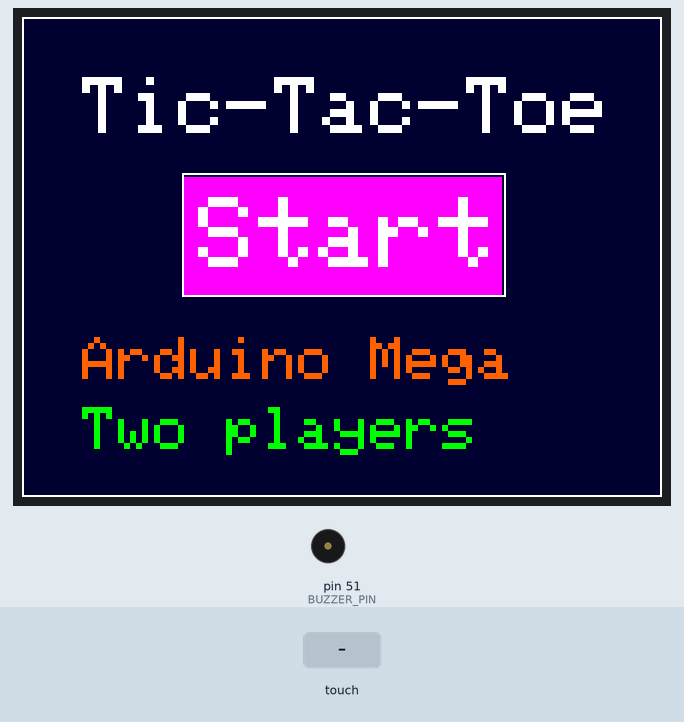
Simulated run of this sketch. Board: Arduino Mega 2560, built with avr-gcc and run on an emulated ATmega2560. On the bench: 240×320 colour display, buzzer (waves = sounding). Inputs (shaded band) come from the test bench.

Above: at 4.4 s.
4.5 s: touch panel pressed at 38 % / 50 % of its raw x / y range
At 5.9 s:
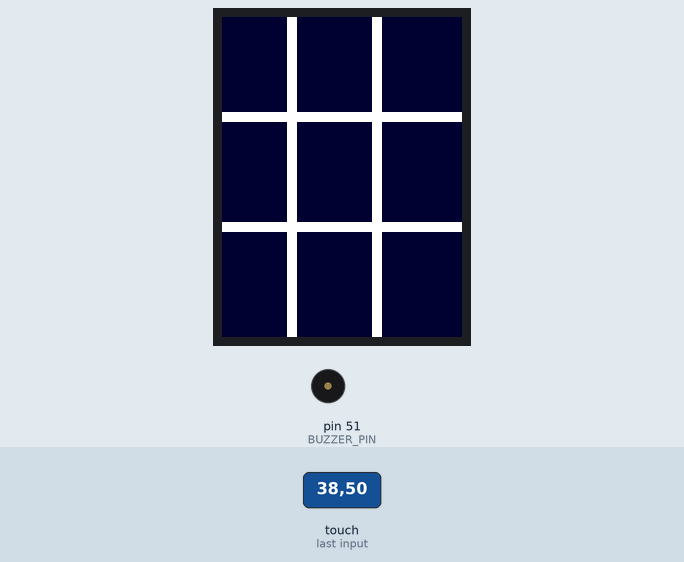
6.4 s: touch panel pressed at 13 % / 10 % of its raw x / y range
At 7.7 s:
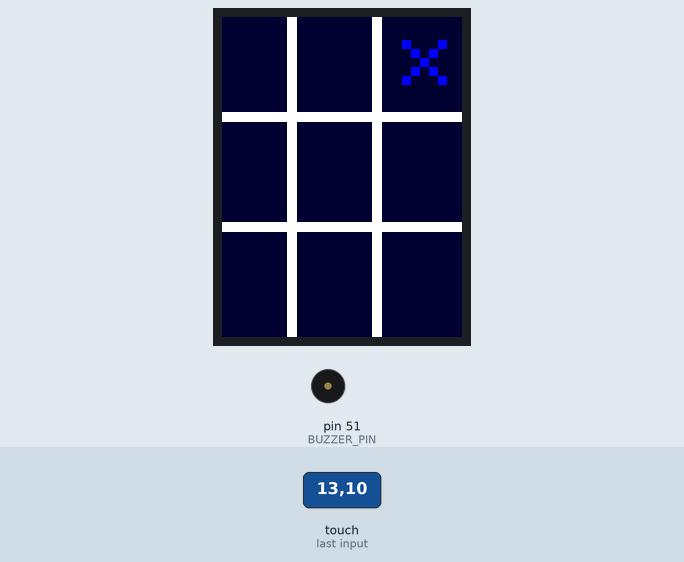
8.0 s: touch panel pressed at 62 % / 10 % of its raw x / y range
At 9.0 s:
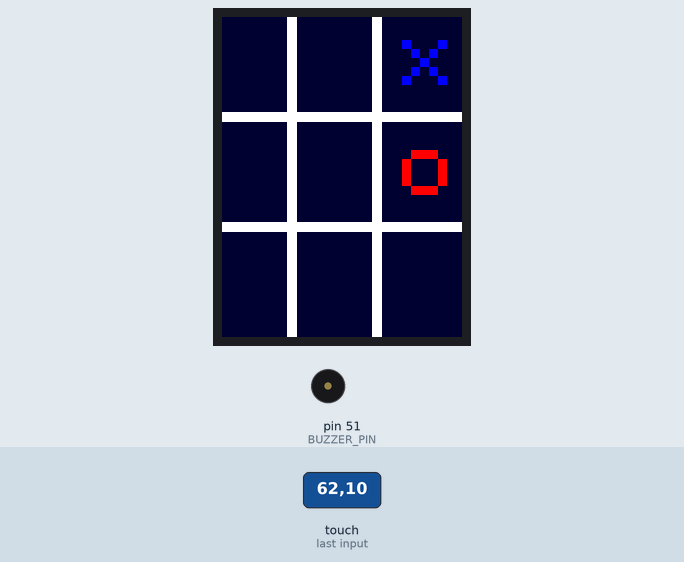
9.7 s: touch panel pressed at 87 % / 10 % of its raw x / y range
At 10.4 s:
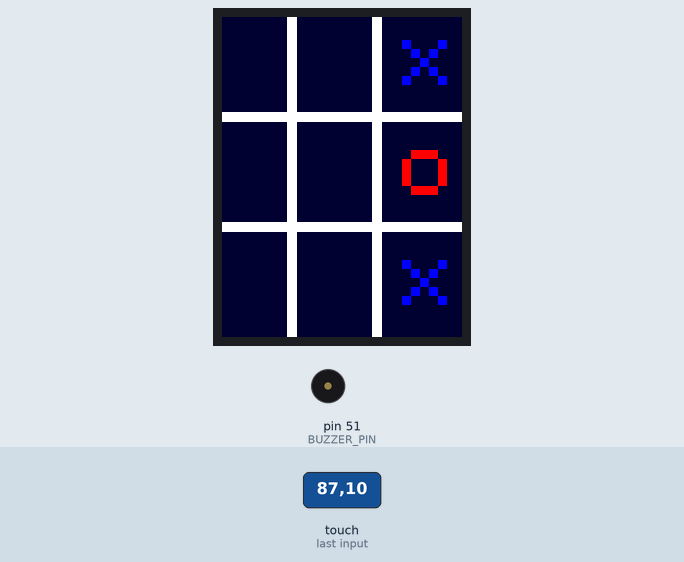
Timing chart, 0 to 12.3 s (numbered marks = the images above; inputs shaded):
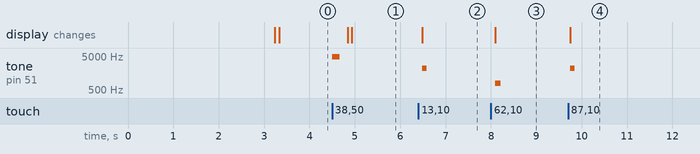

The sketch:

TicTacToe_Arduino.ino
```cpp
     /*~~~~~~~~~~~~~~~~~~~~~~~~~~~~~~~~~~~~~~~~~~~~~~~~~~~~*/
    /*        	Tic Tac Toe Game				          */
   /*             Programming 1 project              */
  /*          Arduino Mega touchscreen game          */
 /*~~~~~~~~~~~~~~~~~~~~~~~~~~~~~~~~~~~~~~~~~~~~~~~~~~~~*/

//Define pins
#define YP A2  // Y Plus
#define XM A3  // X Minus
#define YM 8   // Y Minus
#define XP 9   // X Plus

#define LCD_CS A3  // Chip Select goes to Analog 3
#define LCD_CD A2  // Command/Data goes to Analog 2
#define LCD_WR A1  // LCD Write goes to Analog 1
#define LCD_RD A0  // LCD Read goes to Analog 0
#define LCD_RESET A4

//Define colors
#define BLACK 0x0000
#define BLUE 0x001F
#define RED 0xF800
#define GREEN 0x07E0
#define CYAN 0x07FF
#define MAGENTA 0xF81F
#define YELLOW 0xFFE0
#define WHITE 0xFFFF
#define GREY 0x6B2C
#define LIGHTCYAN 0x87FF
#define DARKGREEN 0x0408
#define ORANGE 0xfb00
#define DARKBLUE 0x0006

#define BUZZER_PIN 51

#include <Elegoo_GFX.h>
#include <Elegoo_TFTLCD.h>
#include <stdint.h>
#include "TouchScreen.h"
#include "pitches.h"

int melody[] = { NOTE_C4, NOTE_G3, NOTE_G3, NOTE_A3, NOTE_G3, 0, NOTE_B3, NOTE_C4 };
int tempo[] = { 4, 8, 8, 4, 4, 4, 4, 4 };

Elegoo_TFTLCD tft(LCD_CS, LCD_CD, LCD_WR, LCD_RD, LCD_RESET);
TouchScreen ts = TouchScreen(XP, YP, XM, YM, 360);

int button_values[9][4] =
 {
  { 150, 150, 450, 400 },
  { 450, 150, 630, 400 },
  { 630, 150, 960, 400 },
  { 150, 400, 450, 660 },
  { 450, 400, 630, 660 },
  { 630, 400, 960, 660 },
  { 150, 660, 450, 930 },
  { 450, 660, 630, 930 },
  { 630, 660, 960, 930 }
};

/*    'X' and 'O' locations on touchscreen    */
int XandO_locations[9][2] =
{
  { 180, 5 },
  { 180, 115 },
  { 180, 225 },
  { 90, 5 },
  { 90, 115 },
  { 90, 225 },
  { 8, 5 },
  { 8, 115 },
  { 8, 225 }
};

int buttonUsed[9] = { 0, 0, 0, 0, 0, 0, 0, 0, 0 };

int turn_tracker = 0;

void setup()
{
  //Elego touchscreen Setup
  tft.reset();
  uint16_t identifier = 0x9341;  //Elego touchscreen ID
  tft.begin(identifier);

  pinMode(BUZZER_PIN, OUTPUT);

  tft.setRotation(0);
  tft.fillScreen(ORANGE);

  tft.drawRect(0, 0, 240, 320, WHITE);  //Frmae draw
  tft.setRotation(1);                   //Rotate screen 90 degrees, so the text appears correctly.
  tft.setTextColor(WHITE);              //Set text color
  tft.setCursor(30, 30);                //position cursor correctly
  tft.setTextSize(4);                   //make text the right size
  tft.println("Tic-Tac-Toe");

  tft.setCursor(30, 120);        //position cursor correctly
  tft.setTextColor(GREEN);       //change text color
  tft.setTextSize(3);            //set text size
  tft.println("Arduino Mega");

  tft.setTextColor(DARKBLUE);  //set text color
  tft.setCursor(30, 160);      //position cursor correctly
  tft.setTextSize(3);          //set text size
  tft.println("Two players");

  delay(3000);
}

void loop()
{
  tft.setRotation(0);                       //set screen rotation
  tft.fillScreen(DARKBLUE);                 //set up background
  tft.drawRect(0, 0, 240, 320, WHITE);      //parameters: (x, y, length, width, color), this makes an outline of a rectangle
  tft.fillRect(100, 80, 60, 160, MAGENTA);  //parameters: (x, y, length, width, color), this makes the filled in part of a rectangle
  tft.drawRect(100, 80, 62, 162, WHITE);    //parameters: (x, y, length, width, color), this makes an outline of a rectangle
  tft.setRotation(1);                       //rotate screen 90 degrees, so the text appears correctly.
  tft.setTextColor(WHITE);                  //set text color
  tft.setCursor(30, 30);                    //position cursor correctly
  tft.setTextSize(4);                       //make text the right size
  tft.println("Tic-Tac-Toe");
  tft.setCursor(88, 90);         //start text at 80, 90.
  tft.setTextSize(5);            //set text size
  tft.println("Start");          //write "Start"
  tft.setTextColor(ORANGE);      //change text color
  tft.setCursor(30, 160);        //position cursor correctly
  tft.setTextSize(3);            //set text size
  tft.println("Arduino Mega");
  tft.setTextColor(GREEN);       //change text color
  tft.setCursor(30, 195);        //position cursor correctly
  tft.setTextSize(3);            //set text size
  tft.println("Two players");
  tft.setTextColor(WHITE);  //set text color

  int i = 0;
  while (i == 0)
   {
    TSPoint p = ts.getPoint();
    if (p.z > 10 && p.y > 380 && p.y < 580 && p.x > 300 && p.x < 725)  //Check for button prss
    {
      /*		Buzzer tone		*/
      tone(BUZZER_PIN, 4699);
      delay(170);
      noTone(BUZZER_PIN);
      delay(170);
      i = 1;
    }
  }
  pinMode(XM, OUTPUT);
  pinMode(YP, OUTPUT);


  tft.fillScreen(DARKBLUE);
  tft.setRotation(0);

  //Vertical bars
  tft.fillRect(0, 95, 250, 10, WHITE);
  tft.fillRect(0, 205, 250, 10, WHITE);

  //Horizontal bars
  tft.fillRect(65, 0, 10, 350, WHITE);
  tft.fillRect(150, 0, 10, 350, WHITE);
  delay(500);

  int j = 0;               //Counter the number of pressing buttons
  int button_pushed = 10;  //10 means that nothing is pressed

  for (int k = 0; k <= 8; k++)
   {
    buttonUsed[k] = 0;  //Clear the buttonUsed array
  }

  int turn_tracker = 0;
  while (j != 9) {
    while (button_pushed == 10) {
      button_pushed = checkButtons();
      delay(50);
    }

    if (turn_tracker == 0)  //if it's X's turn
    {
      pinMode(XM, OUTPUT);
      pinMode(YP, OUTPUT);

      //Draw the 'X'
      tft.setRotation(0);
      tft.setCursor(XandO_locations[button_pushed][0], XandO_locations[button_pushed][1]);
      tft.setTextColor(BLUE);
      tft.setTextSize(9);
      tft.print("x");
      turn_tracker = 1;  //now it's O's turn
      buttonUsed[button_pushed] = 1;
      j++;
      button_pushed = 10;

      /*		Buzzer tone		*/
      tone(BUZZER_PIN, 2200);
      delay(100);
      noTone(BUZZER_PIN);
      delay(100);
    }

    else if (turn_tracker == 1)  //if it's 'O's turn
    {
      pinMode(XM, OUTPUT);
      pinMode(YP, OUTPUT);

      //Draw the O's
      tft.setRotation(0);
      tft.setCursor(XandO_locations[button_pushed][0], XandO_locations[button_pushed][1]);
      tft.setTextColor(RED);
      tft.setTextSize(9);
      tft.print("o");

      turn_tracker = 0;  //Now it's X's turn
      buttonUsed[button_pushed] = 2;
      j++;
      button_pushed = 10;

      /*		Buzzer tone		*/
      tone(BUZZER_PIN, 800);
      delay(120);
      noTone(BUZZER_PIN);
      delay(180);
    }

    pinMode(XM, OUTPUT);
    pinMode(YP, OUTPUT);
    tft.setRotation(0);
    tft.setCursor(80, 90);
    tft.setTextColor(WHITE);
    tft.setTextSize(5);

    int winner = 0;
    winner = checkForWinner();
    if (winner == 1) //If X wins
    {
      tft.fillScreen(BLACK);
      tft.setRotation(1);
      tft.setCursor(60, 100);
      tft.setTextColor(BLUE);
      tft.println("X wins!");  //Write "X wins!"

      /*		Buzzer tone		*/
      for (int i = 0; i < 8; i++)
       {
        int noteDuration = 1000 / tempo[i];
        tone(BUZZER_PIN, melody[i], noteDuration);
        int pauseBetweenNotes = noteDuration * 1.70;
        delay(pauseBetweenNotes);
        noTone(BUZZER_PIN);
      }

      delay(2000);
      return;
    }

    else if (winner == 2)
    {
      tft.fillScreen(BLACK);
      tft.setRotation(1);
      tft.setCursor(60, 100);
      tft.setTextColor(RED);
      tft.println("O wins!");  //Write "O wins!"

      /*		Buzzer tone		*/
      for (int i = 0; i < 8; i++)
      {
        int noteDuration = 1000 / tempo[i];
        tone(BUZZER_PIN, melody[i], noteDuration);
        int pauseBetweenNotes = noteDuration * 1.70;
        delay(pauseBetweenNotes);
        noTone(BUZZER_PIN);
      }

      delay(2000);
      return;
    }
  }
  delay(1000);

  pinMode(XM, OUTPUT);
  pinMode(YP, OUTPUT);
  tft.setRotation(1);
  tft.setCursor(40, 100);
  tft.setTextColor(WHITE);
  tft.setTextSize(4);
  tft.fillScreen(BLACK);
  tft.println("Its a Tie!");  //write "Its a Tie!"

  /*		Buzzer tone		*/
  for (int i = 0; i < 8; i++)
  {
    int noteDuration = 1000 / tempo[i];
    tone(BUZZER_PIN, melody[i], noteDuration);
    int pauseBetweenNotes = noteDuration * 1.70;
    delay(pauseBetweenNotes);
    noTone(BUZZER_PIN);
  }

  delay(2000);
}

int checkButtons()
 {
  TSPoint p = ts.getPoint();    //Receive touchpad info
  for (int i = 0; i <= 8; i++)  //Loop for 9 times
  {
    int x_short = button_values[i][0];
    int y_short = button_values[i][1];
    int x_long = button_values[i][2];
    int y_long = button_values[i][3];

    //Check if the button press is inside those coordinants
    if (p.z > 10 && p.y > y_short && p.y < y_long && p.x > x_short && p.x < x_long && buttonUsed[i] == 0)
    {
      return i;  //Skip the rest of the function, return the button number
    }
  }
  return 10;
}

/*    Check for winner function     */
int checkForWinner()
{
  for (int i = 1; i <= 2; i++)  //for both 'X' and 'O'
  {
    if (buttonUsed[0] == i && buttonUsed[1] == i && buttonUsed[2] == i)
    {
      return i;
    }

    if (buttonUsed[3] == i && buttonUsed[4] == i && buttonUsed[5] == i)
    {
      return i;
    }

    if (buttonUsed[6] == i && buttonUsed[7] == i && buttonUsed[8] == i)
    {
      return i;
    }

    if (buttonUsed[0] == i && buttonUsed[3] == i && buttonUsed[6] == i)
    {
      return i;
    }

    if (buttonUsed[1] == i && buttonUsed[4] == i && buttonUsed[7] == i)
    {
      return i;
    }

    if (buttonUsed[2] == i && buttonUsed[5] == i && buttonUsed[8] == i)
    {
      return i;
    }

    if (buttonUsed[0] == i && buttonUsed[4] == i && buttonUsed[8] == i)
    {
      return i;
    }

    if (buttonUsed[2] == i && buttonUsed[4] == i && buttonUsed[6] == i)
    {
      return i;
    }
  }

  return 0;
}
```

pitches.h
```cpp
#define NOTE_B0  31
#define NOTE_C1  33
#define NOTE_CS1 35
#define NOTE_D1  37
#define NOTE_DS1 39
#define NOTE_E1  41
#define NOTE_F1  44
#define NOTE_FS1 46
#define NOTE_G1  49
#define NOTE_GS1 52
#define NOTE_A1  55
#define NOTE_AS1 58
#define NOTE_B1  62
#define NOTE_C2  65
#define NOTE_CS2 69
#define NOTE_D2  73
#define NOTE_DS2 78
#define NOTE_E2  82
#define NOTE_F2  87
#define NOTE_FS2 93
#define NOTE_G2  98
#define NOTE_GS2 104
#define NOTE_A2  110
#define NOTE_AS2 117
#define NOTE_B2  123
#define NOTE_C3  131
#define NOTE_CS3 139
#define NOTE_D3  147
#define NOTE_DS3 156
#define NOTE_E3  165
#define NOTE_F3  175
#define NOTE_FS3 185
#define NOTE_G3  196
#define NOTE_GS3 208
#define NOTE_A3  220
#define NOTE_AS3 233
#define NOTE_B3  247
#define NOTE_C4  262
#define NOTE_CS4 277
#define NOTE_D4  294
#define NOTE_DS4 311
#define NOTE_E4  330
#define NOTE_F4  349
#define NOTE_FS4 370
#define NOTE_G4  392
#define NOTE_GS4 415
#define NOTE_A4  440
#define NOTE_AS4 466
#define NOTE_B4  494
#define NOTE_C5  523
#define NOTE_CS5 554
#define NOTE_D5  587
#define NOTE_DS5 622
#define NOTE_E5  659
#define NOTE_F5  698
#define NOTE_FS5 740
#define NOTE_G5  784
#define NOTE_GS5 831
#define NOTE_A5  880
#define NOTE_AS5 932
#define NOTE_B5  988
#define NOTE_C6  1047
#define NOTE_CS6 1109
#define NOTE_D6  1175
#define NOTE_DS6 1245
#define NOTE_E6  1319
#define NOTE_F6  1397
#define NOTE_FS6 1480
#define NOTE_G6  1568
#define NOTE_GS6 1661
#define NOTE_A6  1760
#define NOTE_AS6 1865
#define NOTE_B6  1976
#define NOTE_C7  2093
#define NOTE_CS7 2217
#define NOTE_D7  2349
#define NOTE_DS7 2489
#define NOTE_E7  2637
#define NOTE_F7  2794
#define NOTE_FS7 2960
#define NOTE_G7  3136
#define NOTE_GS7 3322
#define NOTE_A7  3520
#define NOTE_AS7 3729
#define NOTE_B7  3951
#define NOTE_C8  4186
#define NOTE_CS8 4435
#define NOTE_D8  4699
#define NOTE_DS8 4978
```

Measured:
- after the input at 4.5 s, tone on pin 51 (BUZZER_PIN): silent → 4699 Hz at once, → silent 0.17 s later; the display: first changes after 0.34 s (image 1 shows a later state)
- after the input at 6.4 s, tone on pin 51 (BUZZER_PIN): silent → 2200 Hz after 0.09 s, → silent 0.10 s later; the display: changes after 0.09 s (image 2)
- after the input at 8.0 s, tone on pin 51 (BUZZER_PIN): silent → 800 Hz after 0.09 s, → silent 0.12 s later; the display: changes after 0.09 s (image 3)
- after the input at 9.7 s, tone on pin 51 (BUZZER_PIN): silent → 2200 Hz after 0.05 s, → silent 0.10 s later; the display: changes after 0.05 s (image 4)
